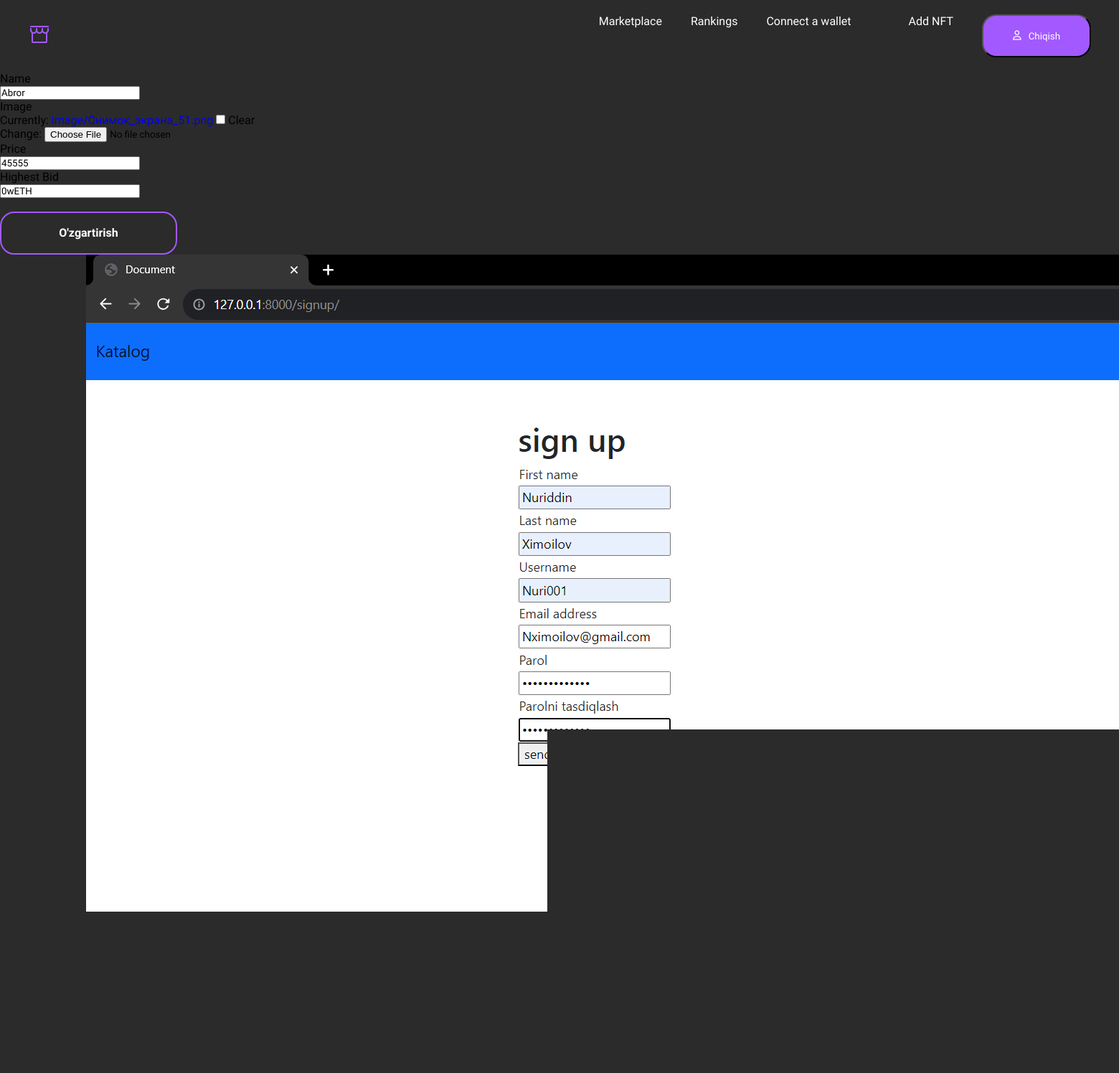
Page /eddnft/1 (signed in) on the committed database.
### home/models.py (models this page shows, shortened)
class AddNftModel(models.Model):
    user = models.ForeignKey(UserModel, on_delete=models.CASCADE, null=True)
    name = models.CharField(max_length=100)
    image = models.ImageField(upload_to='image/', default='defult_img', null=True ,blank=True)
    price = models.CharField(max_length=50)
    Highest_Bid = models.CharField(max_length=50, default='0wETH')

### home/views.py (the view, shortened to what this page needs)
# urls.py: path('eddnft/<int:eddid>',EditNftProjectView, name='eddnft'),
@login_required()
def EditNftProjectView(request,eddid):
    edit_project = AddNftModel.objects.get(id=eddid)
    form = AddNFTform(instance=edit_project)
    projectFilter = AddNftModel.objects.filter(id=eddid)
    ctx={
        'form':form,
        "projectFilter": projectFilter
    }
    return render(request,'editnftprjc.html',ctx)

### home/form.py
class AddNFTform(forms.ModelForm):
    class Meta:
        model = AddNftModel
        fields = '__all__'
        exclude = ['user']

### template/editnftprjc.html (shortened to what this page needs)
{% extends 'navbar.html' %}
{% block content %}
<form  action="{% url 'eddnft' user.id  %}" method="POST" enctype="multipart/form-data">
        {% for f in form %}
        <div class="col-md-6">
            <p>{{f.label}}</p>
            <div class="mt-3">{{f}}</div>
        </div>
        {% endfor %}
    <br>
    <button class="btn btn-primary">O'zgartirish</button>
</form>
<div class="container">
    <div class="row">
        {% for editproject in projectFilter %}
            <div class="col-6">
                <div class="card">
                    <img src="{{editproject.image.url}}" alt="">
                    <p>{{editproject.name}}</p>
                    <p>{{editproject.price}}</p>
                    <p>{{editproject.Highest_Bid}}</p>
                </div>
            </div>
        {% endfor %}
    </div>
</div>
{% endblock %}

### static/style.css (style rules this page uses)
* { margin: 0; padding: 0; box-sizing: border-box; font-family: 'Work Sans', sans-serif; list-style-type: none; text-decoration: none; }
body { background: #2B2B2B; }
:root { --oq: #FFFFFF; --text: 22px; --title: 38px; --bg: #A259FF; }
.container { width: 85%; margin: 0 auto; height: auto; }
.btn { width: 247px; height: 60px; border-radius: 20px; border: 2px solid var(--bg); background-color: transparent; font-weight: 600; font-size: 16px; line-height: 22px; color: var(--oq); transition: .2s ease-in-out; }
@media screen and (min-width: 577px) { .btn { position: absolute; width: 100%; height: 60px; border-radius: 20px; border: 2px solid var(--bg); background-color: transparent; font-weight: 600; font-size: 16px; line-height: 22px; color: var(--oq); transition: .2s ease-in-out; bottom: 12px; left: 50%; transform: translateX(-50%); } }
@media screen and (min-width: 768px) { .btn { position: static; width: 178px; height: 60px; border-radius: 20px; border: 2px solid var(--bg); background-color: transparent; font-weight: 600; font-size: 16px; line-height: 22px; color: var(--oq); transition: .2s ease-in-out; transform: translateX(0%); } }
@media screen and (min-width: 1200px) { .btn { position: static; width: 247px; height: 60px; border-radius: 20px; border: 2px solid var(--bg); background-color: transparent; font-weight: 600; font-size: 16px; line-height: 22px; color: var(--oq); transition: .2s ease-in-out; transform: translateX(0%); } }
@media screen and (min-width: 1460px) { .container { max-width: 1320px; margin: 0 auto; height: auto; } }

### rows in the picture
AddNftModel: form "Abror" "45555" "0wETH", image (picture)

### other values in the picture
{{ f.label }} "Name" "Image" "Price" "Highest Bid"
